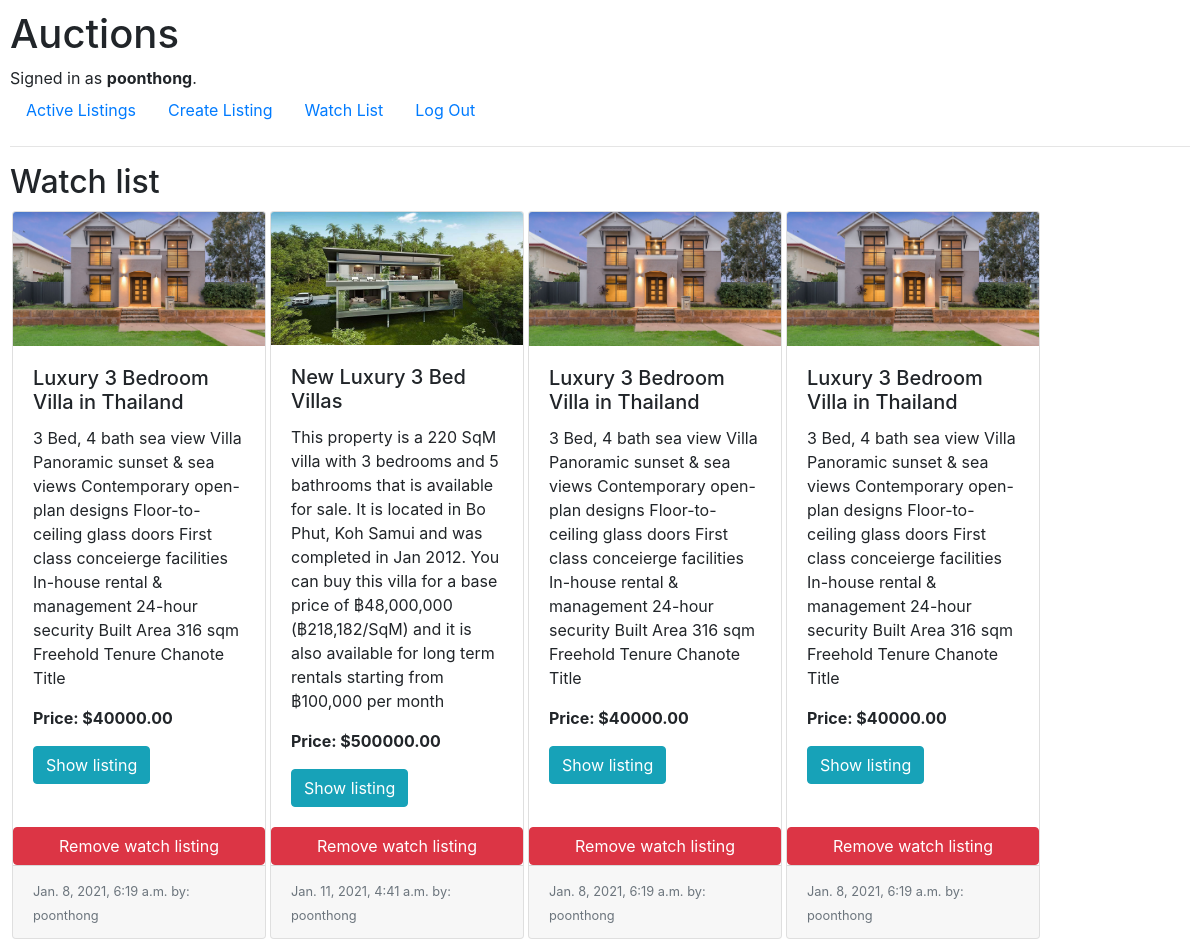
/watchlistview (signed in), run on an earlier commit of the app's database.
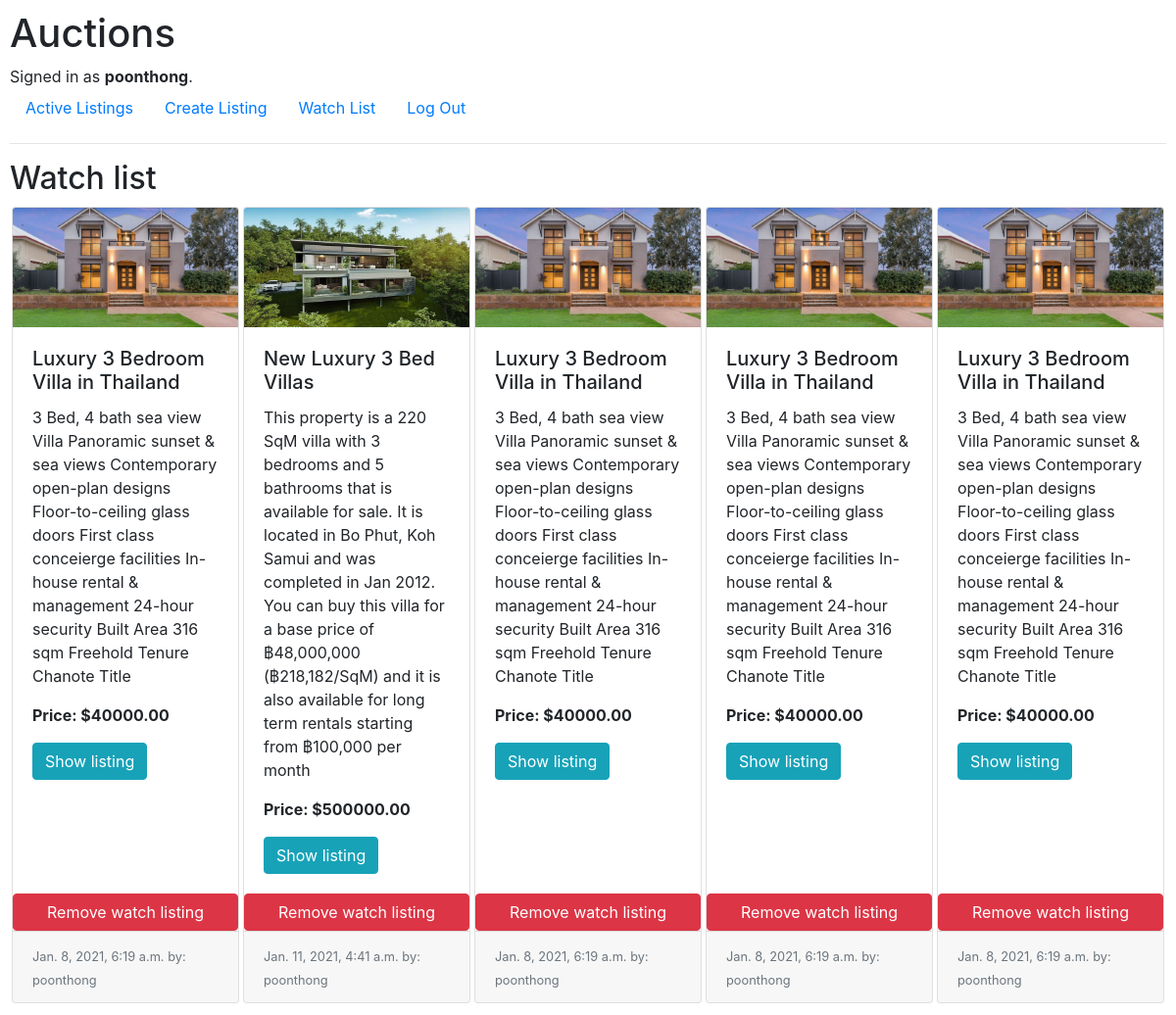
And on a later commit of the database.
### auctions/models.py (models this page shows, shortened)
class WatchList(models.Model):
    user = models.ForeignKey(User, on_delete=models.CASCADE)
    watch_listing = models.ManyToManyField(Listing)

class Listing(models.Model):
    title = models.CharField(max_length=64)
    description = models.TextField()
    image = models.ImageField(upload_to="listing_images", default=None, null=True)
    category_id = models.ForeignKey(Category, on_delete=models.CASCADE, default=1)
    create_at = models.DateTimeField(auto_now_add=True, null=True)
    updated_at = models.DateTimeField(auto_now=True)
    open_at = models.BooleanField(default=True)
    owner = models.ForeignKey(User, null=True, on_delete=models.CASCADE)
    starting_price = models.DecimalField(decimal_places=2, max_digits=10, null=True)

class User(AbstractUser):
    pass

### auctions/views.py (the view)
# urls.py: path("watchlistview", views.watchlistview, name="watchlistview")
def watchlistview(request):
    return render(request, "auctions/watchlist.html", {
        "user_watchlisting": request.user.watchlist_set.all()
    })

### auctions/templates/auctions/watchlist.html
{% extends "auctions/layout.html" %}
{% block body %}
    <h2>Watch list</h2>
    <div style="display: flex;">
        {% for wlisting in user_watchlisting %}
            <div class="card-deck" style="width: 18rem; padding: 2px;">
                <div class="card">
                    <img class="card-img-top" src="{{ wlisting.watch_listing.first.image.url }}" alt="{{ wlisting.watch_listing.first.title }}">
                    <div class="card-body">
                        <h5 class="card-title">{{ wlisting.watch_listing.first.title }}</h5>
                        <p class="card-text">{{ wlisting.watch_listing.first.description }}</p>
                        <p class="card-text"><strong>Price: ${{ wlisting.watch_listing.first.starting_price }}</strong></p>
                        <a href="{% url 'bid' wlisting.watch_listing.first.id %}" class="btn btn-info">Show listing</a>
                    </div>
                    <a href="{% url 'watchlist' wlisting.watch_listing.first.id %}" class="btn btn-danger">Remove watch listing</a>
                    <div class="card-footer">
                        <small class="text-muted">{{ wlisting.watch_listing.first.create_at }} by: {{ wlisting.watch_listing.first.owner }}</small>
                    </div>
                </div>
            </div>
        {% endfor %}
    </div>
{% endblock %}

What changed in the data, as far as the page shows it:
added WatchList: watch_listing.first.image (picture), watch_listing.first "Luxury 3 Bedroom Villa in Thailand", watch_listing.first.description "3 Bed, 4 bath sea view Villa Panoramic sunset & sea views Contemporary open-plan designs Floor-to-ceiling glass doors First class conceierge facilities In-house rental & management 24-hour security Built Area 316 sqm Freehold Tenure Chanote Title", watch_listing.first.starting_price "40000.00", watch_listing.first.create_at "Jan. 8, 2021, 6:19 a.m.", watch_listing.first.owner "poonthong"
